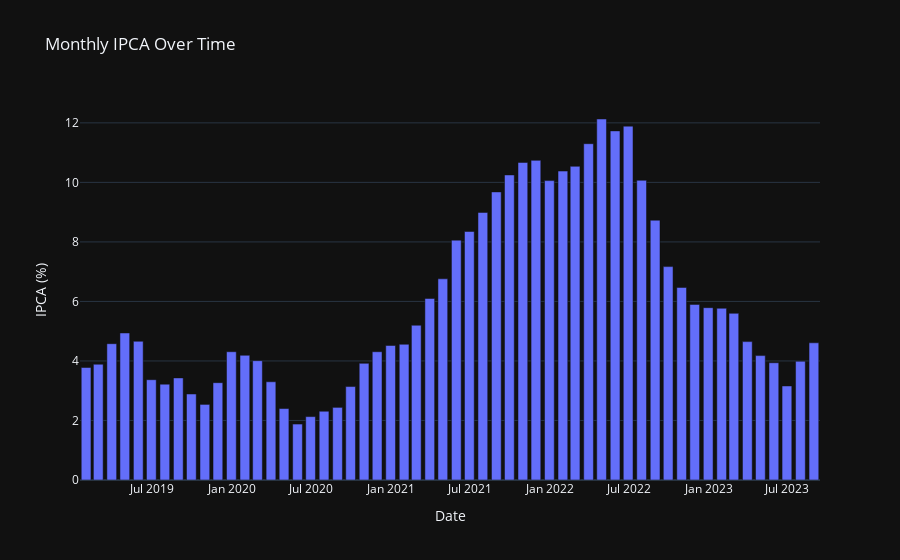

Notebook code cell kept with this figure:
### Markdown cell above
### Analise Grafica:

### Code cell
import plotly.express as px

# Supondo que 'df' é seu DataFrame e 'date' a coluna com datas
# df = seu_dataframe

# Gráfico de barras para a inflação mensal (IPCA) ao longo do tempo
fig_ipca_bar = px.bar(df, x='date', y='ipca', title='Monthly IPCA Over Time', labels={'ipca': 'IPCA (%)'})

# Personalização do layout para usar o template 'plotly_dark'
fig_ipca_bar.update_layout(template='plotly_dark', xaxis_title='Date', yaxis_title='IPCA (%)')

# Exibir o gráfico
fig_ipca_bar.show()

### Figure 1 — Plotly figure (JSON) as saved in the notebook; plotly's stock layout.template omitted (floating-point values rounded to 4 significant figures)
{"data": [{"alignmentgroup": "True", "hovertemplate": "date=%{x}<br>IPCA (%)=%{y}<extra></extra>", "legendgroup": "", "marker": {"color": "#636efa", "pattern": {"shape": ""}}, "name": "", "offsetgroup": "", "orientation": "v", "showlegend": false, "textposition": "auto", "type": "bar", "x": ["2019-01-31", "2019-02-28", "2019-03-31", "2019-04-30", "2019-05-31", "2019-06-30", "2019-07-31", "2019-08-31", "2019-09-30", "2019-10-31", "2019-11-30", "2019-12-31", "2020-01-31", "2020-02-29", "2020-03-31", "2020-04-30", "2020-05-31", "2020-06-30", "2020-07-31", "2020-08-31", "2020-09-30", "2020-10-31", "2020-11-30", "2020-12-31", "2021-01-31", "2021-02-28", "2021-03-31", "2021-04-30", "2021-05-31", "2021-06-30", "2021-07-31", "2021-08-31", "2021-09-30", "2021-10-31", "2021-11-30", "2021-12-31", "2022-01-31", "2022-02-28", "2022-03-31", "2022-04-30", "2022-05-31", "2022-06-30", "2022-07-31", "2022-08-31", "2022-09-30", "2022-10-31", "2022-11-30", "2022-12-31", "2023-01-31", "2023-02-28", "2023-03-31", "2023-04-30", "2023-05-31", "2023-06-30", "2023-07-31", "2023-08-31"], "xaxis": "x", "y": [3.78, 3.89, 4.58, 4.94, 4.66, 3.37, 3.22, 3.43, 2.89, 2.54, 3.27, 4.31, 4.19, 4.01, 3.3, 2.4, 1.88, 2.13, 2.31, 2.44, 3.14, 3.92, 4.31, 4.52, 4.56, 5.2, 6.1, 6.76, 8.06, 8.35, 8.99, 9.68, 10.25, 10.67, 10.74, 10.06, 10.38, 10.54, 11.3, 12.13, 11.73, 11.89, 10.07, 8.73, 7.17, 6.47, 5.9, 5.79, 5.77, 5.6, 4.65, 4.18, 3.94, 3.16, 3.99, 4.61], "yaxis": "y"}], "layout": {"barmode": "relative", "legend": {"tracegroupgap": 0}, "title": {"text": "Monthly IPCA Over Time"}, "xaxis": {"anchor": "y", "domain": [0, 1], "title": {"text": "Date"}}, "yaxis": {"anchor": "x", "domain": [0, 1], "title": {"text": "IPCA (%)"}}}}
